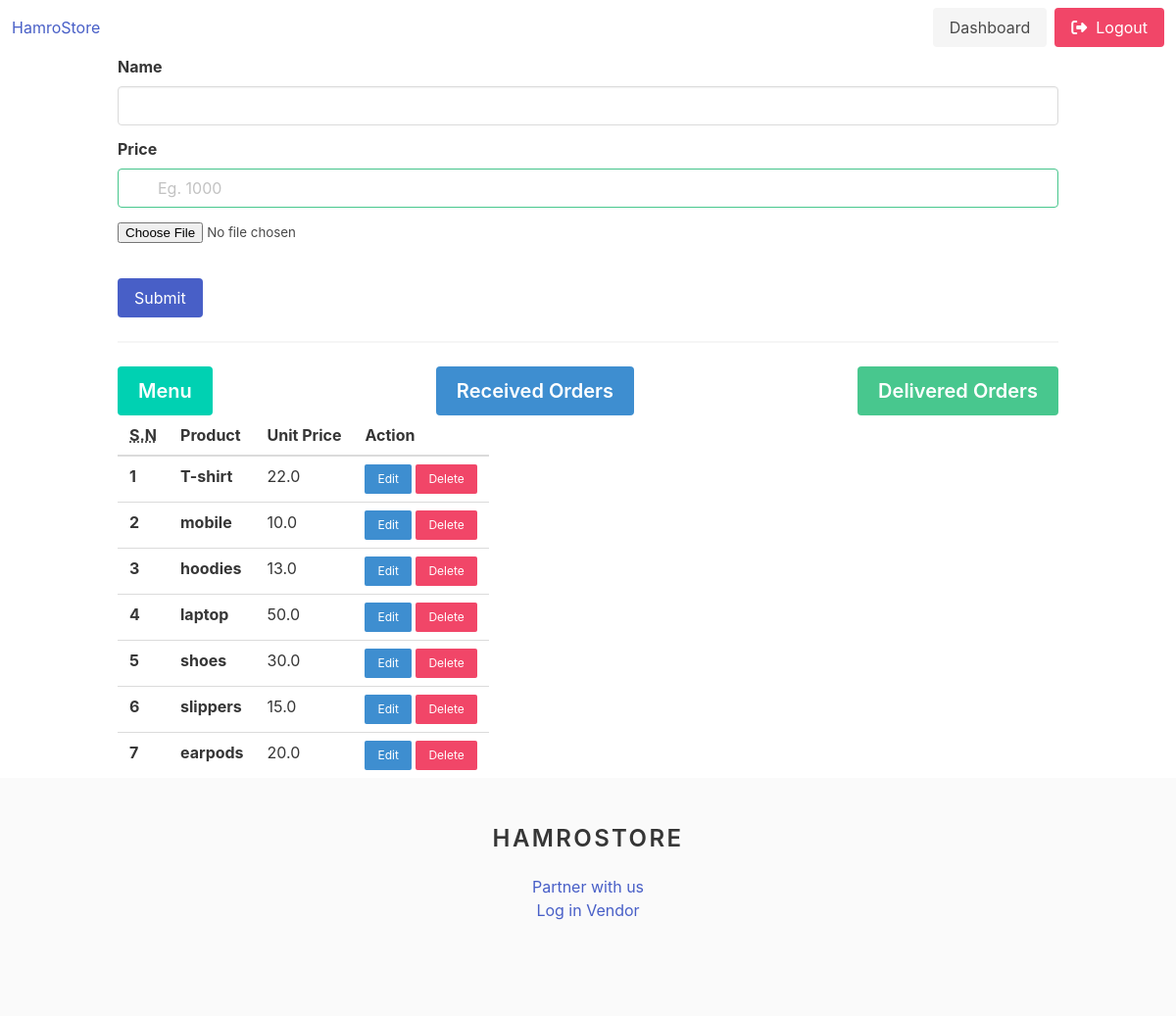
The page /store_app/dashboard/ (signed in) on the database its author committed.
### product_app/models.py (models this page shows, shortened)
class Product(models.Model):
    name = models.CharField(max_length=255,)
    image = models.ImageField(upload_to='images', blank=True)
    image_url = models.URLField(blank=True)
    unit_price = models.FloatField()
    store = models.ForeignKey(Store, on_delete=models.CASCADE)
    slug = models.SlugField(max_length=255, unique=True, null=True)
    class Meta:
        db_table = 'products'

### store_app/views.py (the view)
# urls.py: path('dashboard/', store_views.dashboard, name="dashboard" ),
def dashboard(request):
    store=user_models.BaseUser.objects.get(user=request.user)
    admin = StoreAdmin.objects.get(user=store)
    products = Product.objects.filter(store=admin.store)
    return render(request, 'store_app/admin-panel.html', {'products':products})

### templates/store_app/admin-panel.html (shortened to what this page needs)
{% extends 'product_app/base.html' %}
{% load static %}
{% block content %}
<form action="
  {% if data %}
    {% url 'edit-product' data.id %}
  {% else %}
    {% url 'add-product' %}
  {% endif %}
  "
  method="post" enctype="multipart/form-data">
<div class="field">
  <label class="label">Name</label>
  <div class="control">
    <input class="input" type="text" placeholder="Eg. German Dark Sofa" name="name" value=" {% if data %} {{data.name}} {% endif %} "/>
  </div>
</div>
<div class="field">
  <label class="label">Price</label>
  <div class="control has-icons-left has-icons-right">
    <input
      class="input is-success"
      type="number"
      placeholder="Eg. 1000"
      name="price"
      value=" {% if data %} {{data.unit_price}} {% endif %} "
    />
  </div>
</div>
<div class="field">
  <input type="file" id="img" name="thumbnail" value=" {% if data %} {{data.thumbnail}} {% endif %}">
</div>
<br/>
<div class="field is-grouped">
  <div class="control">
    <button class="button is-link" type="submit">Submit</button>
  </div>
</div>
</form>
<hr/>
<div class="is-flex is-justify-content-space-between is-flex-direction-row">
  <a href=" {% url 'dashboard' %} "><h4 class="title button is-primary is-medium">Menu</h4></a>
  <a href=" {% url 'received-orders' %} "><h3 class="title button is-info is-medium">Received Orders</h3></a>
  <a href=" {% url 'delivered-orders' %} "><h3 class="title button is-success is-medium">Delivered Orders</h3></a>
</div>
<table class="table">
  <thead>
    <tr>
      <th><abbr title="Position">S.N</abbr></th>
      <th>Product</th>
      <th>Unit Price</th>
      <th>Action</th>
    </tr>
  </thead>
  <tbody>
    {% for product in products %}
    <tr>
      <th>{{ forloop.counter }}</th>
      <td> <strong>{{ product.name }}</strong></td>
      <td>{{ product.unit_price }}</td>
      <td>
        <a href="{% url 'edit-product' product.id %}" class="button is-small is-info">Edit</a>
        <a href="{% url 'delete-product' product.id %}" class="button is-small is-danger">Delete</a>
      </td>
    </tr>
    {% endfor %}
  </tbody>
</table>
{% endblock%}

### rows shown on the page
Product: name "T-shirt", unit_price "22.0"
Product: name "mobile", unit_price "10.0"
Product: name "hoodies", unit_price "13.0"
Product: name "laptop", unit_price "50.0"
Product: name "shoes", unit_price "30.0"
Product: name "slippers", unit_price "15.0"
Product: name "earpods", unit_price "20.0"
